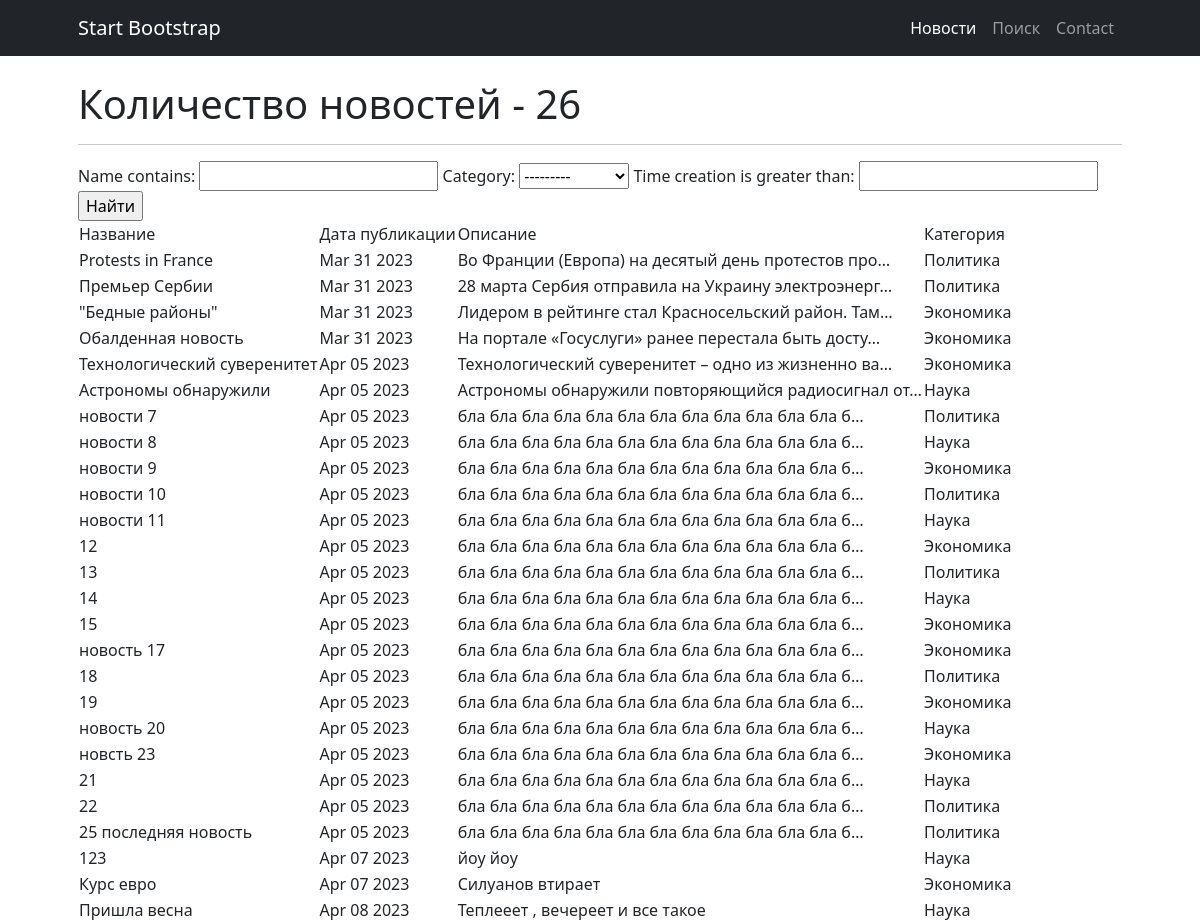
Before: /news/search with the older database file.
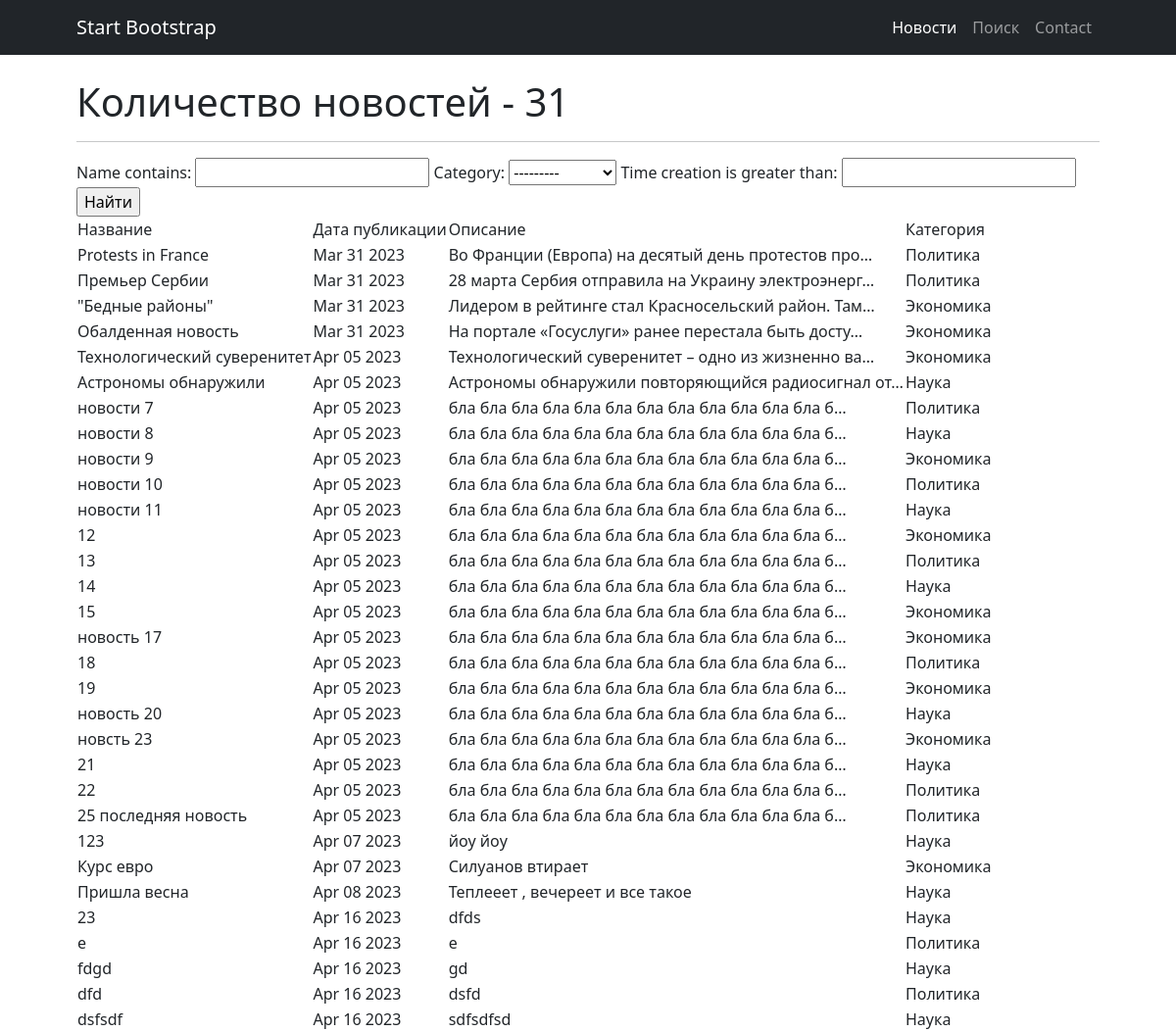
After: the same page with the newer database file.
### news/models.py (models this page shows, shortened)
class News(models.Model):
    name = models.CharField(
        max_length=50,
        unique=True, # названия новостей не должны повторяться
    )
    description = models.TextField()
    category = models.ForeignKey(
        to='Category',
        on_delete=models.CASCADE,
        related_name='news', # все новости в категории будут доступны через поле news
    )
    time_creation = models.DateTimeField(auto_now_add = True)

class Category(models.Model):
    name = models.CharField(max_length=100, unique=True)  # названия категорий тоже не должны повторяться
    subscribers = models.ManyToManyField(User, through = 'UserCategory', blank = True) #добавили поле для свзяи с пользователем
    def __str__(self):
        return f'{self.name.title()}'

### news/views.py (the view)
# urls.py: path('search', NewsSearch.as_view()),
class NewsSearch(ListView):
    model = News  # указываем модель, объекты которой мы будем выводить
    template_name = 'search.html'  # указываем имя шаблона, в котором будет лежать HTML, в нём будут все инструкции о том, как именно пользователю должны вывестись наши объекты
    context_object_name = 'news'  # это имя списка, в котором будут лежать все объекты
    queryset = News.objects.order_by('id')
    def get_context_data(self, **kwargs):
        context = super().get_context_data(**kwargs)
        context['filter'] = NewsFilter(self.request.GET, queryset=self.get_queryset())
        return context

### templatetags/custom_filters.py (called while the page is built)
@register.filter(name='filter_message')
def filter_message(message: str):
    variants = ['мудаков', 'твари', 'козлы', 'лошара', 'ублюдок', 'дичь'] # непристойные выражения
    ln = len(variants)
    filtred_message = ''
    string = ''
    string2 = ''
    pattern = ' ' # чем заменять непристойные выражения
    for i in message:
        string += i
        string2 = string.lower()
        flag = 0
        for j in variants:
            if not string2 in j:
                flag += 1
            if string2 == j:
                filtred_message += pattern
                flag -= 1
                string = ''
        if flag == ln:
            filtred_message += string
            string = ''
    if string2 != '' and string2 not in variants:
        filtred_message += string
    elif string2 != '':
        filtred_message += pattern
    return filtred_message

### templates/search.html (shortened to what this page needs)
{% extends 'flatpages/default.html' %}
{% load custom_filters %}
{% block content %}
    <h1>Количество новостей - {{ news|length }}</h1>
    <hr>
    <form method="GET">
        {{ filter.form }}
        <input type="submit" value="Найти">
    </form>
    {% if news %}
        <table>
            <tr>
                <td>
                    Название
                </td>
                <td>
                    Дата публикации
                </td>
                <td>
                    Описание
                </td>
                <td>
                    Категория
                </td>
            </tr>
        {% for new in filter.qs %}
            <tr>
                <td>
                    {{ new.name|filter_message }}
                </td>
                <td>
                    {{ new.time_creation|date:'M d Y'}}
                </td>
                <td>
                    {{ new.description|truncatechars:50|filter_message}}
                </td>
                <td>
                    {{ new.category.name }}
                </td>
            </tr>
        {% endfor %}
        </table>
    {% else %}
        <h2> Новостей нет!</h2>
    {% endif %}
{% endblock content %}

Changed rows visible on the page:
added News: name|filter_message "23", time_creation "Apr 16 2023", description|filter_message "dfds", category.name "Наука"
added News: name|filter_message "e", time_creation "Apr 16 2023", description|filter_message "e", category.name "Политика"
added News: name|filter_message "fdgd", time_creation "Apr 16 2023", description|filter_message "gd", category.name "Наука"
added News: name|filter_message "dfd", time_creation "Apr 16 2023", description|filter_message "dsfd", category.name "Политика"
added News: name|filter_message "dsfsdf", time_creation "Apr 16 2023", description|filter_message "sdfsdfsd", category.name "Наука"
Other visible differences:
{{ news|length }}: "26" → "31"
